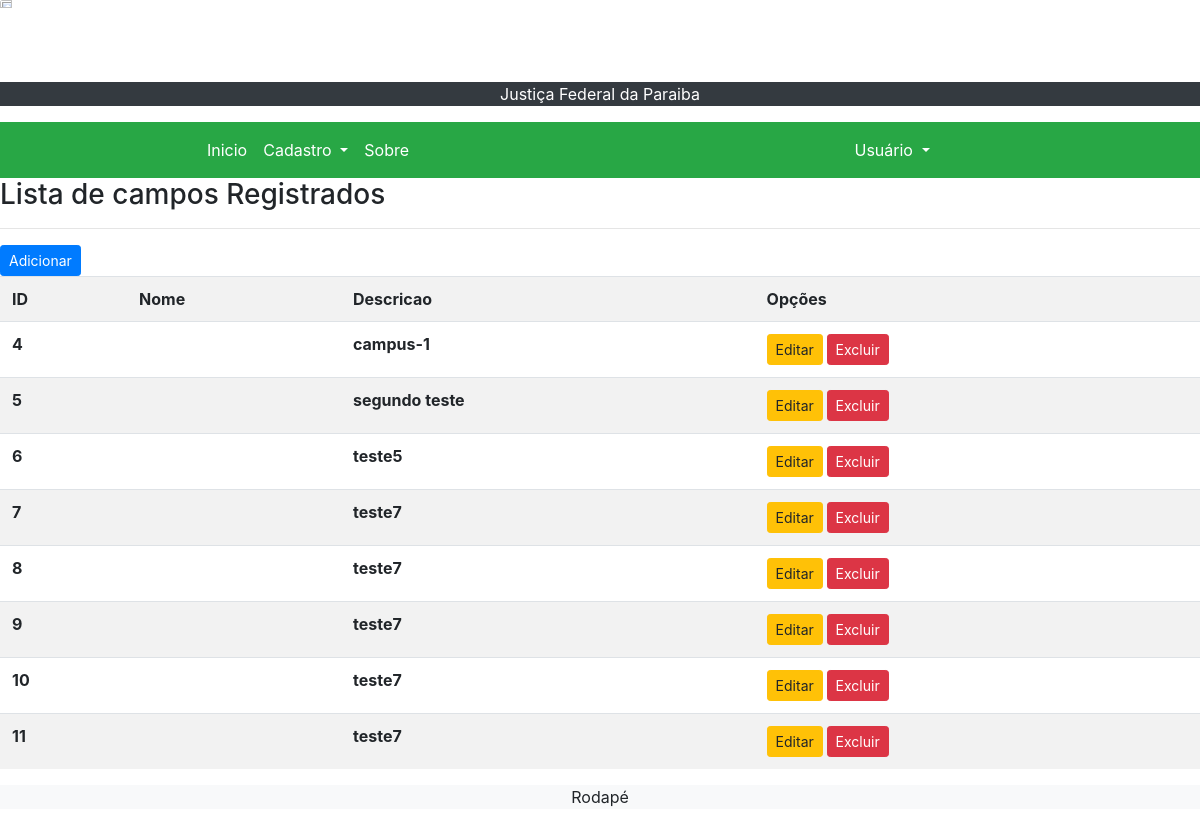
Screenshot of /list/campo/ (signed in) with the database file from the repository.
### cadastros/models.py (models this page shows)
class Campo(models.Model):
    name = models.CharField(max_length=50, verbose_name="nome")
    descricao = models.CharField(max_length=150, verbose_name="Descrição")

### cadastros/views.py (the view)
# urls.py: path('list/campo/', CampoList.as_view(), name="list-campo"),
class CampoList(LoginRequiredMixin,ListView):
    login_url = reverse_lazy('login')
    model = Campo
    template_name = 'cadastros/listas/listar-campo.html'

### cadastros/templates/cadastros/listas/listar-campo.html
{% extends 'modelo.html' %}
{% load static %}
{% block Conteudo %}
    <h3> Lista de campos Registrados </h3>
    <hr>
<a href="{% url 'cadastrar-campo' %}" class=" btn btn-primary btn-sm">Adicionar</a>
<div class="table-responsive">
    <table class="table table-striped">
    <tr>
            <th>ID</th>
            <th>Nome</th>
            <th>Descricao</th>
            <th>Opções</th>
    </tr>
        {% for campo in object_list %}
        <tr>
            <th>{{ campo.pk }}</th>
            <th>{{ campo.nome }}</th>
            <th>{{ campo.descricao }}</th>
             <th>
                   <a href="{% url 'editar-campo' campo.pk %}" class="btn btn-warning btn-sm"> Editar</a>
                   <a href="{% url 'excluir-campo' campo.pk %}" class="btn btn-danger btn-sm"> Excluir</a>
             </th>
        </tr>
        {% empty %}
        <tr>
        <td colspan="3"> Nemhum campo registrado </td>
        </tr>
        {% endfor %}
   </table>
</div>
{% endblock %}

### paginas/templates/modelo.html (shortened to what this page needs)
{% load static %}
<html lang="pt-br">
<head>
    <link rel="stylesheet" href="{% static 'css/bootstrap.min.css' %}">
</head>
<body>
    <img src="{% static 'img/logo.jfpb.jpg' %}" class="card-img-top" alt="Logo JFPB" style="width: 10%; height: auto;">
    {% block menu %}
    <div class="bg-dark text-center">
        <p style="color: white;">Justiça Federal da Paraiba</p>
    </div>
    {% endblock %}
    {% block destaque %}
    <nav class="navbar navbar-expand-lg navbar-light bg-success">
        <div class="container">
            <div class="collapse navbar-collapse justify-content-center" id="navbarNavDropdown">
                <ul class="navbar-nav">
                    <li class="nav-item">
                        <a class="nav-link text-white" href="{% url 'modelo' %}">Inicio</a>
                    </li>
                    <li class="nav-item dropdown">
                        <a class="nav-link dropdown-toggle text-white" href="#" id="navbarDropdownMenuLink" role="button" data-toggle="dropdown" aria-haspopup="true" aria-expanded="false">
                            Cadastro
                        </a>
                    </li>
                    <li class="nav-item">
                        <a class="nav-link text-white" href="{% url 'sobre' %}">Sobre</a>
                    </li>
                </ul>
            </div>
        </div>
        <div class="container">
            <div class="collapse navbar-collapse justify-content-center">
                <ul class="navbar-nav">
                    <li class="nav-item dropdown">
                        <a class="nav-link dropdown-toggle text-white" role="button" data-toggle="dropdown" aria-haspopup="true" aria-expanded="false">
                            Usuário
                        </a>
                    </li>
                 </ul>
            </div>
        </div>
    </nav>
    {% endblock %}
    {% block Conteudo %}{% endblock %}
    {% block rodapé %}
    <div class="bg-light text-center">
        <p>Rodapé</p>
    </div>
    {% endblock %}
</body>
</html>

### rows the page displays
Campo: pk "4", descricao "campus-1"
Campo: pk "5", descricao "segundo teste"
Campo: pk "6", descricao "teste5"
Campo: pk "7", descricao "teste7"
Campo: pk "8", descricao "teste7"
Campo: pk "9", descricao "teste7"
Campo: pk "10", descricao "teste7"
Campo: pk "11", descricao "teste7"
